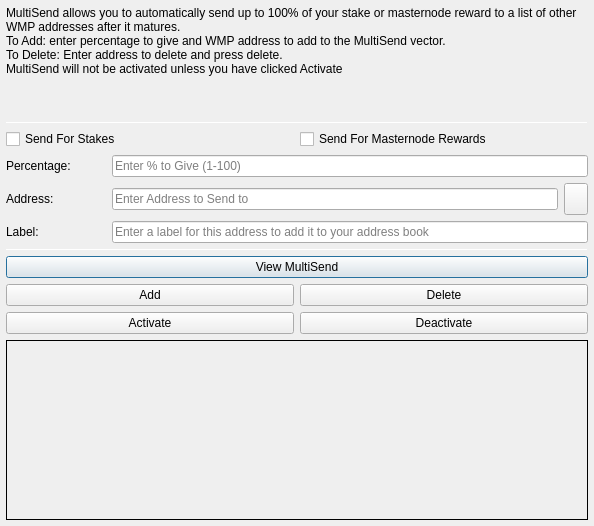
<?xml version="1.0" encoding="UTF-8"?>
<ui version="4.0">
 <class>MultiSendDialog</class>
 <widget class="QDialog" name="MultiSendDialog">
  <property name="windowModality">
   <enum>Qt::NonModal</enum>
  </property>
  <property name="geometry">
   <rect>
    <x>0</x>
    <y>0</y>
    <width>594</width>
    <height>526</height>
   </rect>
  </property>
  <property name="windowTitle">
   <string>MultiSend</string>
  </property>
  <layout class="QVBoxLayout" name="verticalLayout" stretch="0">
   <property name="leftMargin">
    <number>6</number>
   </property>
   <property name="topMargin">
    <number>6</number>
   </property>
   <property name="rightMargin">
    <number>6</number>
   </property>
   <property name="bottomMargin">
    <number>6</number>
   </property>
   <item>
    <layout class="QVBoxLayout" name="verticalLayout_Main" stretch="1,1,1,0,1,1,1">
     <item>
      <widget class="QLabel" name="label_2">
       <property name="lineWidth">
        <number>1</number>
       </property>
       <property name="text">
        <string>MultiSend allows you to automatically send up to 100% of your stake or masternode reward to a list of other WMP addresses after it matures.
To Add: enter percentage to give and WMP address to add to the MultiSend vector.
To Delete: Enter address to delete and press delete.
MultiSend will not be activated unless you have clicked Activate</string>
       </property>
       <property name="alignment">
        <set>Qt::AlignLeading|Qt::AlignLeft|Qt::AlignTop</set>
       </property>
       <property name="wordWrap">
        <bool>true</bool>
       </property>
      </widget>
     </item>
     <item>
      <widget class="Line" name="line">
       <property name="minimumSize">
        <size>
         <width>0</width>
         <height>1</height>
        </size>
       </property>
       <property name="maximumSize">
        <size>
         <width>16777215</width>
         <height>1</height>
        </size>
       </property>
       <property name="orientation">
        <enum>Qt::Horizontal</enum>
       </property>
      </widget>
     </item>
     <item>
      <layout class="QVBoxLayout" name="verticalLayout_Settings">
       <item>
        <layout class="QHBoxLayout" name="horizontalLayout">
         <item>
          <widget class="QCheckBox" name="multiSendStakeCheckBox">
           <property name="text">
            <string>Send For Stakes</string>
           </property>
          </widget>
         </item>
         <item>
          <widget class="QCheckBox" name="multiSendMasternodeCheckBox">
           <property name="text">
            <string>Send For Masternode Rewards</string>
           </property>
          </widget>
         </item>
        </layout>
       </item>
       <item>
        <layout class="QHBoxLayout" name="horizontalLayout_6">
         <item>
          <widget class="QLabel" name="label">
           <property name="minimumSize">
            <size>
             <width>100</width>
             <height>0</height>
            </size>
           </property>
           <property name="toolTip">
            <string>Percentage of stake to send</string>
           </property>
           <property name="text">
            <string>Percentage:</string>
           </property>
          </widget>
         </item>
         <item>
          <widget class="QLineEdit" name="multiSendPercentEdit">
           <property name="toolTip">
            <string>Enter whole numbers 1 - 100</string>
           </property>
           <property name="placeholderText">
            <string>Enter % to Give (1-100)</string>
           </property>
          </widget>
         </item>
        </layout>
       </item>
       <item>
        <layout class="QHBoxLayout" name="horizontalLayout_7">
         <item>
          <widget class="QLabel" name="label_5">
           <property name="minimumSize">
            <size>
             <width>100</width>
             <height>0</height>
            </size>
           </property>
           <property name="toolTip">
            <string>Address to send portion of stake to</string>
           </property>
           <property name="text">
            <string>Address:</string>
           </property>
          </widget>
         </item>
         <item>
          <widget class="QLineEdit" name="multiSendAddressEdit">
           <property name="toolTip">
            <string/>
           </property>
           <property name="placeholderText">
            <string>Enter Address to Send to</string>
           </property>
          </widget>
         </item>
         <item>
          <widget class="QToolButton" name="addressBookButton">
           <property name="maximumSize">
            <size>
             <width>16777215</width>
             <height>32</height>
            </size>
           </property>
           <property name="toolTip">
            <string>Choose an address from the address book</string>
           </property>
           <property name="text">
            <string/>
           </property>
           <property name="icon">
            <iconset resource="../wmp.qrc">
             <normaloff>:/icons/address-book</normaloff>:/icons/address-book</iconset>
           </property>
           <property name="shortcut">
            <string>Alt+A</string>
           </property>
          </widget>
         </item>
        </layout>
       </item>
      </layout>
     </item>
     <item>
      <layout class="QHBoxLayout" name="horizontalLayout_3">
       <item>
        <widget class="QLabel" name="label_3">
         <property name="minimumSize">
          <size>
           <width>100</width>
           <height>0</height>
          </size>
         </property>
         <property name="text">
          <string>Label:</string>
         </property>
        </widget>
       </item>
       <item>
        <widget class="QLineEdit" name="labelAddressLabelEdit">
         <property name="placeholderText">
          <string>Enter a label for this address to add it to your address book</string>
         </property>
        </widget>
       </item>
      </layout>
     </item>
     <item>
      <widget class="Line" name="line_2">
       <property name="minimumSize">
        <size>
         <width>0</width>
         <height>1</height>
        </size>
       </property>
       <property name="maximumSize">
        <size>
         <width>16777215</width>
         <height>1</height>
        </size>
       </property>
       <property name="orientation">
        <enum>Qt::Horizontal</enum>
       </property>
      </widget>
     </item>
     <item>
      <layout class="QVBoxLayout" name="verticalLayout_Buttons">
       <item>
        <layout class="QHBoxLayout" name="horizontalLayout_4">
         <item>
          <widget class="QPushButton" name="viewButton">
           <property name="toolTip">
            <string/>
           </property>
           <property name="statusTip">
            <string>View MultiSend Vector</string>
           </property>
           <property name="text">
            <string>View MultiSend</string>
           </property>
          </widget>
         </item>
        </layout>
       </item>
       <item>
        <layout class="QHBoxLayout" name="horizontalLayout_2">
         <item>
          <widget class="QPushButton" name="addButton">
           <property name="toolTip">
            <string/>
           </property>
           <property name="statusTip">
            <string>Add to MultiSend Vector</string>
           </property>
           <property name="text">
            <string>Add</string>
           </property>
          </widget>
         </item>
         <item>
          <widget class="QPushButton" name="deleteButton">
           <property name="toolTip">
            <string/>
           </property>
           <property name="statusTip">
            <string>Delete Address From MultiSend Vector</string>
           </property>
           <property name="text">
            <string>Delete</string>
           </property>
          </widget>
         </item>
        </layout>
       </item>
       <item>
        <layout class="QHBoxLayout" name="horizontalLayout_5">
         <item>
          <widget class="QPushButton" name="activateButton">
           <property name="statusTip">
            <string>Activate MultiSend</string>
           </property>
           <property name="text">
            <string>Activate</string>
           </property>
          </widget>
         </item>
         <item>
          <widget class="QPushButton" name="disableButton">
           <property name="statusTip">
            <string>Deactivate MultiSend</string>
           </property>
           <property name="text">
            <string>Deactivate</string>
           </property>
          </widget>
         </item>
        </layout>
       </item>
      </layout>
     </item>
     <item>
      <widget class="QLabel" name="message">
       <property name="minimumSize">
        <size>
         <width>0</width>
         <height>180</height>
        </size>
       </property>
       <property name="frameShape">
        <enum>QFrame::Panel</enum>
       </property>
       <property name="frameShadow">
        <enum>QFrame::Plain</enum>
       </property>
       <property name="lineWidth">
        <number>1</number>
       </property>
       <property name="midLineWidth">
        <number>1</number>
       </property>
       <property name="text">
        <string/>
       </property>
       <property name="alignment">
        <set>Qt::AlignLeading|Qt::AlignLeft|Qt::AlignTop</set>
       </property>
       <property name="wordWrap">
        <bool>true</bool>
       </property>
      </widget>
     </item>
    </layout>
   </item>
  </layout>
 </widget>
 <resources>
  <include location="../wmp.qrc"/>
 </resources>
 <connections/>
</ui>
